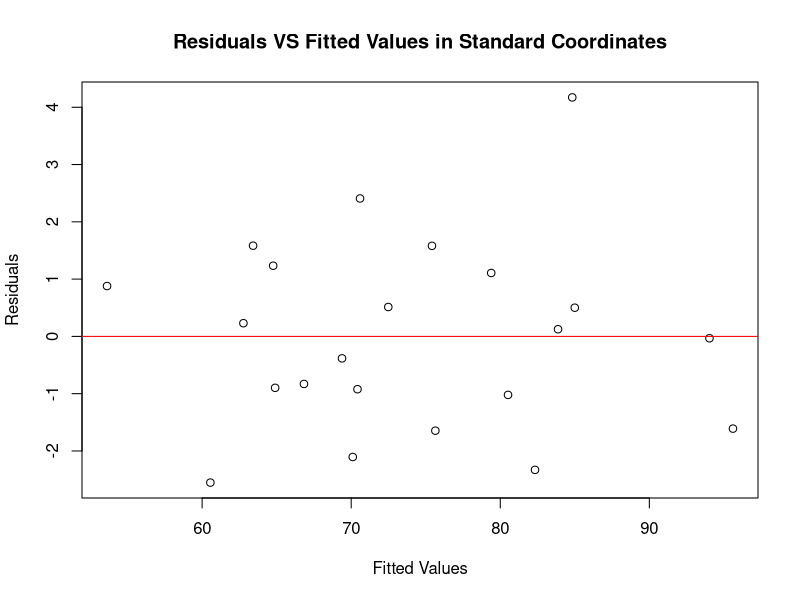
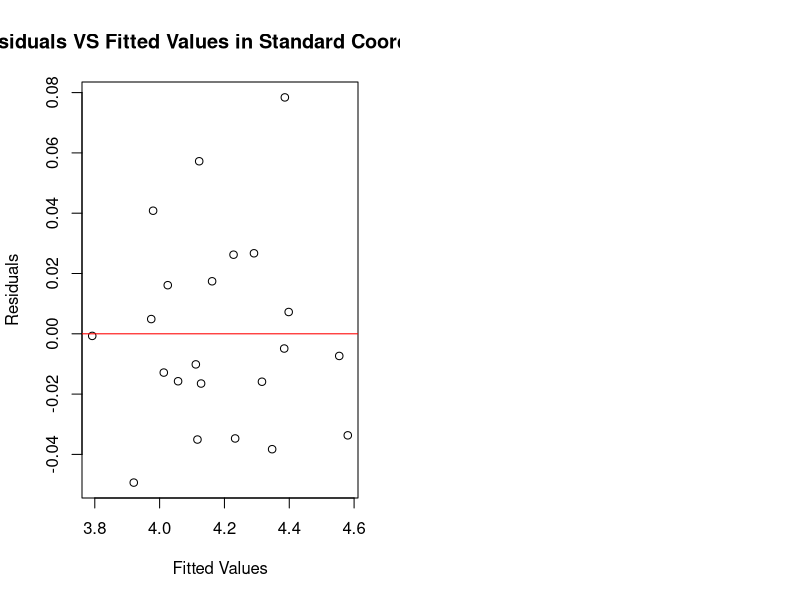

The R script that drew these images, in order:
graphics.off()

gep3Rt <- function(x) {
    sign(x) * abs(x)^(1/3)
}

setwd("~/Projects/classes/aml/homework_four")
dat <- read.table("physical.txt", header = TRUE, sep = "\t")

lm_reg <- glm(dat)

plot(lm_reg$fitted.values ,lm_reg$residuals, xlab = "Fitted Values", ylab = "Residuals", main = "Residuals VS Fitted Values in Standard Coordinates")
abline(glm(lm_reg$residuals~lm_reg$fitted.values), col=c("red"))

invisible(readline(prompt="Press [enter] to continue"))

par(mfrow=c(1,2))

dat$Mass <- gep3Rt(dat$Mass)
lm_reg <- glm(dat)

plot(lm_reg$fitted.values ,lm_reg$residuals, xlab = "Fitted Values", ylab = "Residuals", main = "Residuals VS Fitted Values in Standard Coordinates")
abline(glm(lm_reg$residuals~lm_reg$fitted.values), col=c("red"))